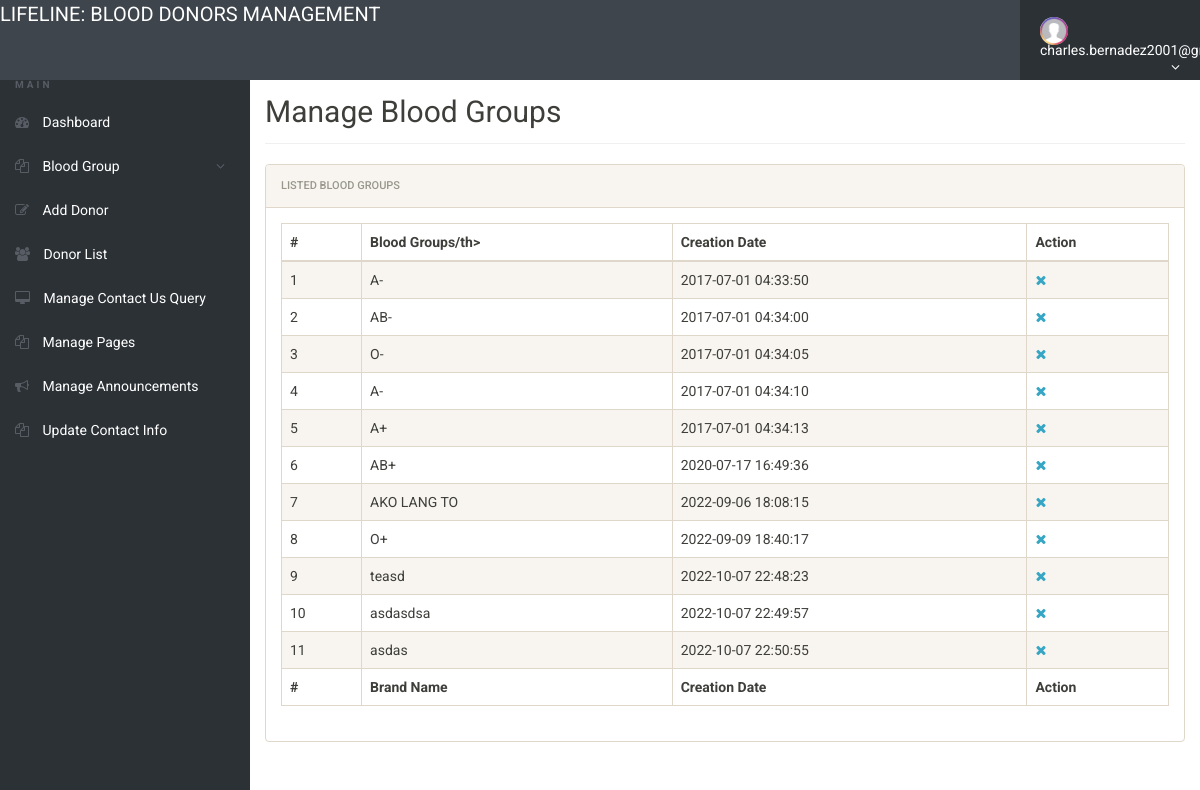
Page /admin/manage-bloodgroup.php (signed in) on the earlier database version.
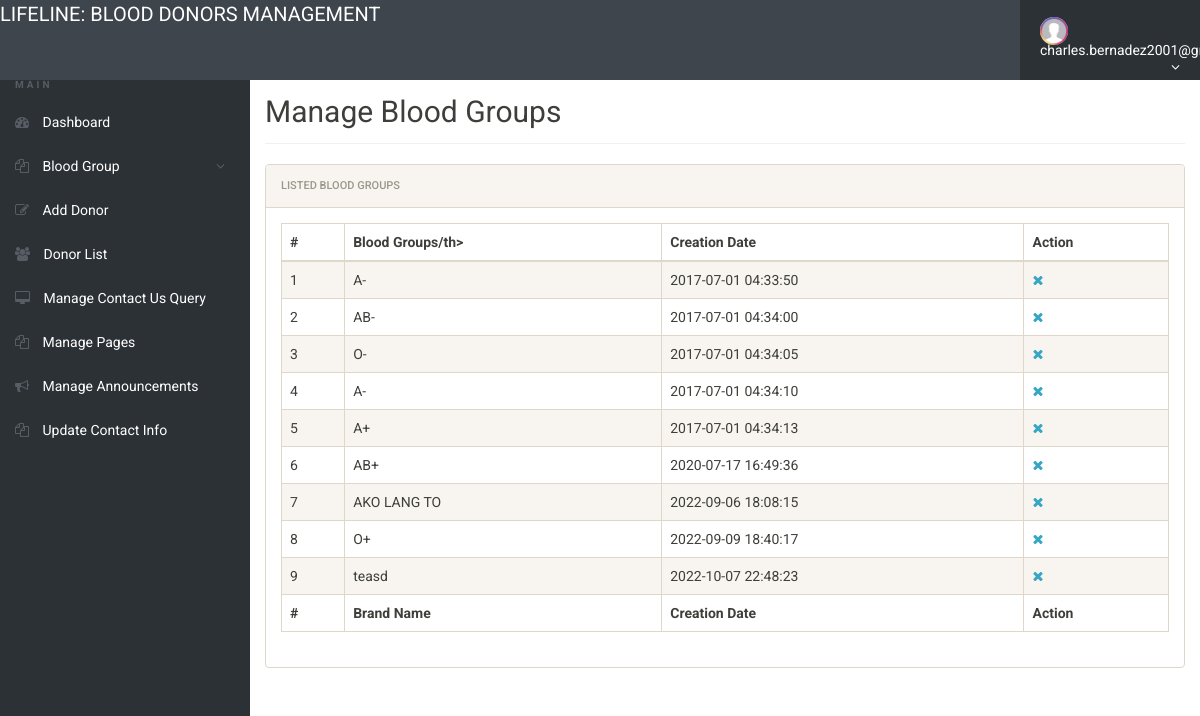
Same page on the later database version.
### tables this page shows
CREATE TABLE `tblbloodgroup` (
  `id` int(11) NOT NULL AUTO_INCREMENT,
  `BloodGroup` varchar(20) NOT NULL,
  `PostingDate` timestamp NOT NULL DEFAULT CURRENT_TIMESTAMP,
  PRIMARY KEY (`id`)
);

### admin/manage-bloodgroup.php (the view, shortened to what this page needs)
<?php
include('includes/config.php');
if(strlen($_SESSION['alogin'])==0)
	{
header('location:index.php');
}
else{
 ?>
<!doctype html>
<html lang="en" class="no-js">
<head>
	<link rel="stylesheet" href="css/font-awesome.min.css">
	<link rel="stylesheet" href="css/bootstrap.min.css">
	<link rel="stylesheet" href="css/dataTables.bootstrap.min.css">
	<link rel="stylesheet" href="css/bootstrap-social.css">
	<link rel="stylesheet" href="css/bootstrap-select.css">
	<link rel="stylesheet" href="css/fileinput.min.css">
	<link rel="stylesheet" href="css/awesome-bootstrap-checkbox.css">
	<link rel="stylesheet" href="css/style.css">
</head>
<body>
	<?php include('includes/header.php');?>
	<div class="ts-main-content">
		<?php include('includes/leftbar.php');?>
		<div class="content-wrapper">
			<div class="container-fluid">
				<div class="row">
					<div class="col-md-12">
						<h2 class="page-title">Manage Blood Groups</h2>
						<div class="panel panel-default">
							<div class="panel-heading">Listed  Blood Groups</div>
							<div class="panel-body">
								<table id="zctb" class="display table table-striped table-bordered table-hover" cellspacing="0" width="100%">
									<thead>
										<tr>
										<th>#</th>
												<th>Blood Groups/th>
											<th>Creation Date</th>
											<th>Action</th>
										</tr>
									</thead>
									<tfoot>
										<tr>
										<th>#</th>
											<th>Brand Name</th>
											<th>Creation Date</th><th>Action</th>
										</tr>
									</tfoot>
									<tbody>
<?php $sql = "SELECT * from  tblbloodgroup ";
$query = $dbh -> prepare($sql);
$query->execute();
$results=$query->fetchAll(PDO::FETCH_OBJ);
$cnt=1;
if($query->rowCount() > 0)
{
foreach($results as $result)
{				?>
										<tr>
											<td><?php echo htmlentities($cnt);?></td>
											<td><?php echo htmlentities($result->BloodGroup);?></td>
											<td><?php echo htmlentities($result->PostingDate);?></td>
<td>
<a href="manage-bloodgroup.php?del=<?php echo $result->id;?>" onclick="return confirm('Do you want to delete');"><i class="fa fa-close"></i></a></td>
										</tr>
										<?php $cnt=$cnt+1; }} ?>
									</tbody>
								</table>
							</div>
						</div>
					</div>
				</div>
			</div>
		</div>
	</div>
</body>
</html>
<?php } ?>

Differences in the rows shown:
removed tblbloodgroup: BloodGroup "asdasdsa", PostingDate "2022-10-07 22:49:57"
removed tblbloodgroup: BloodGroup "asdas", PostingDate "2022-10-07 22:50:55"
